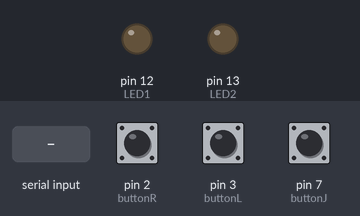
Recording of a sketch running on a simulated Arduino Uno, built with avr-gcc and run on an emulated ATmega328P. Parts: output pins drawn as LEDs (lit = HIGH). Inputs (shaded band) come from the test bench; at power-on: pin 2 (buttonR) HIGH, pin 3 (buttonL) HIGH, pin 7 (buttonJ) HIGH. What the sketch prints to the serial monitor is not drawn.

Above: at 1.2 s.
1.3 s: "1" received over Serial
At 2.5 s:
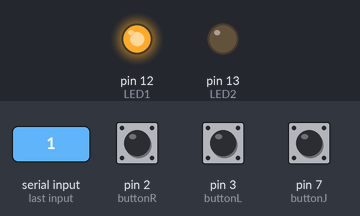
2.8 s: "0" received over Serial
At 3.8 s:
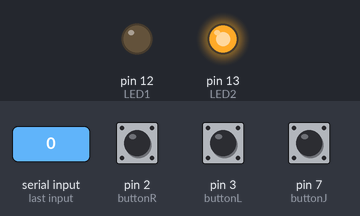
11.4 s: "2" received over Serial
At 12.6 s:
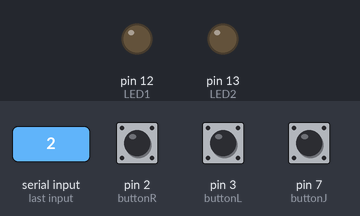
Timing chart, 0 to 14.4 s (numbered marks = the images above; inputs shaded):
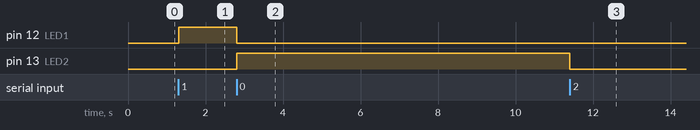

Measured:
- after the input at 1.3 s, pin 12 (LED1): LOW → HIGH at once
- after the input at 2.8 s, pin 12 (LED1): HIGH → LOW at once; pin 13 (LED2): LOW → HIGH at once
- after the input at 11.4 s, pin 13 (LED2): HIGH → LOW at once

The sketch:

sketch_may09a.ino
```cpp
char BYTE;
int buttonR = 2;
int buttonL = 3;
int buttonJ = 7;
int LED1 = 12;
int LED2 = 13;
int right =0;
int left =0;
int jump =0;
void setup() {
  // put your setup code here, to run once:
  pinMode(buttonR, INPUT_PULLUP); // BUTTON R CONNECTED INPUT
  pinMode(buttonL, INPUT_PULLUP); // BUTTON L CONNECTED INPUT
  pinMode(buttonJ, INPUT_PULLUP); // BUTTON J CONNECTED INPUT
  pinMode(LED1,OUTPUT);// LED ONE CONNECTED TO PIN ?
  pinMode(LED2,OUTPUT); //  LED TWO CONNECTED TO PIN ?
  Serial.begin(9600);
  digitalWrite(LED1,LOW); // INITIATE LED ONE TO OFF
  digitalWrite(LED2,LOW); // INITIATE LED TWO TO OFF

}

void loop() {
  // put your main code here, to run repeatedly:
//traitement des deux boutons

  right = digitalRead(buttonR);
  left = digitalRead(buttonL);
  jump = digitalRead(buttonJ);
if(right==1){
  Serial.write(1);
  Serial.println("Moving Right");

    }
else if(left==1){
  Serial.write(2);
  Serial.println("Moving Left");

  }
else if(jump==1){
  Serial.write(3);
  Serial.println("Jumping");

  }
  else
{
  Serial.write(0);
  Serial.println("No move");
  }
  // traitement des deux diodes led
if(Serial.available()>0)
{
  BYTE=Serial.read();// on va lire l'information venant du SDL (une collision par exemple)
  if(BYTE=='1') //(Si la collision du coté droite on reçoi 1 alors on allume la première diode qui est sur la pin 13)
  {
    digitalWrite(LED1,HIGH);// allumer une première diode
    digitalWrite(LED2,LOW);// la deuxième est éteinte
    Serial.println("collision right\n");// afficher un message sur le moniteur serie
  }
  else if(BYTE=='0')// (Si la collision coté gauche on reçoi 2 on allume la deuxième diode branchée sur la pin 12)
  {
    digitalWrite(LED2,HIGH);// allumer la deuxième diode
    digitalWrite(LED1,LOW);//la première diode est eteinte
    Serial.println("collision left\n");// afficher un message sur le moniteur serie
  }
else {// c'est à dire pas de collision on reçoi 0
    digitalWrite(LED1,LOW);
    digitalWrite(LED2,LOW);
    Serial.println("no collision \n");
  }
}

}
```
